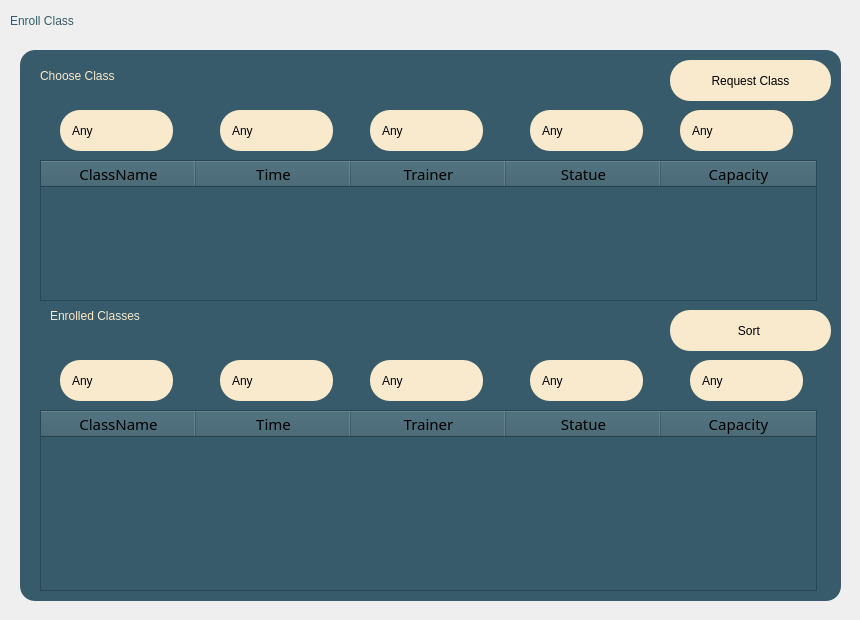
       <widget class="QWidget" name="page_8">
        <widget class="QWidget" name="widget_16" native="true">
         <property name="geometry">
          <rect>
           <x>0</x>
           <y>0</y>
           <width>851</width>
           <height>611</height>
          </rect>
         </property>
         <widget class="QLabel" name="label_196">
          <property name="geometry">
           <rect>
            <x>10</x>
            <y>0</y>
            <width>241</width>
            <height>41</height>
           </rect>
          </property>
          <property name="styleSheet">
           <string notr="true">color: rgb(55, 91, 106);
font: 24pt &quot;Yeasty Flavors&quot;;</string>
          </property>
          <property name="text">
           <string>Enroll Class</string>
          </property>
         </widget>
         <widget class="QTableWidget" name="tableWidget_3">
          <property name="geometry">
           <rect>
            <x>40</x>
            <y>410</y>
            <width>777</width>
            <height>181</height>
           </rect>
          </property>
          <property name="sizePolicy">
           <sizepolicy hsizetype="Maximum" vsizetype="Maximum">
            <horstretch>100</horstretch>
            <verstretch>0</verstretch>
           </sizepolicy>
          </property>
          <property name="font">
           <font>
            <family>Yeasty Flavors</family>
            <pointsize>11</pointsize>
            <italic>false</italic>
            <bold>false</bold>
           </font>
          </property>
          <property name="styleSheet">
           <string notr="true">background-color: rgb(55, 91, 106);
font: 9pt &quot;Segoe UI&quot;;
font: 11pt &quot;Yeasty Flavors&quot;;
</string>
          </property>
          <property name="sizeAdjustPolicy">
           <enum>QAbstractScrollArea::SizeAdjustPolicy::AdjustIgnored</enum>
          </property>
          <property name="dragEnabled">
           <bool>true</bool>
          </property>
          <property name="dragDropMode">
           <enum>QAbstractItemView::DragDropMode::DragDrop</enum>
          </property>
          <property name="textElideMode">
           <enum>Qt::TextElideMode::ElideMiddle</enum>
          </property>
          <property name="gridStyle">
           <enum>Qt::PenStyle::NoPen</enum>
          </property>
          <attribute name="horizontalHeaderDefaultSectionSize">
           <number>155</number>
          </attribute>
          <attribute name="verticalHeaderCascadingSectionResizes">
           <bool>false</bool>
          </attribute>
          <attribute name="verticalHeaderDefaultSectionSize">
           <number>25</number>
          </attribute>
          <column>
           <property name="text">
            <string>ClassName</string>
           </property>
          </column>
          <column>
           <property name="text">
            <string>Time</string>
           </property>
          </column>
          <column>
           <property name="text">
            <string>Trainer</string>
           </property>
          </column>
          <column>
           <property name="text">
            <string>Statue</string>
           </property>
          </column>
          <column>
           <property name="text">
            <string>Capacity</string>
           </property>
          </column>
         </widget>
         <widget class="QLabel" name="label_197">
          <property name="geometry">
           <rect>
            <x>20</x>
            <y>50</y>
            <width>821</width>
            <height>551</height>
           </rect>
          </property>
          <property name="styleSheet">
           <string notr="true">background-color: rgb(55, 91, 106);
    padding: 10px;
color: rgb(0, 0, 0);
font: 9pt &quot;Yeasty Flavors&quot;;
    border: none;
    border-radius: 15px;
hover background-color: #008FC1;</string>
          </property>
          <property name="text">
           <string/>
          </property>
         </widget>
         <widget class="QLabel" name="label_198">
          <property name="geometry">
           <rect>
            <x>50</x>
            <y>300</y>
            <width>251</width>
            <height>31</height>
           </rect>
          </property>
          <property name="styleSheet">
           <string notr="true">background-color: rgba(255, 255, 255, 0);
color: rgb(249, 233, 203);
font: 20pt &quot;Yeasty Flavors&quot;;</string>
          </property>
          <property name="text">
           <string>Enrolled Classes</string>
          </property>
         </widget>
         <widget class="QLineEdit" name="lineEdit_10">
          <property name="geometry">
           <rect>
            <x>690</x>
            <y>360</y>
            <width>113</width>
            <height>41</height>
           </rect>
          </property>
          <property name="styleSheet">
           <string notr="true">background-color: rgb(249, 234, 205);
    padding: 0px;
padding-left:10px;
color: rgb(0, 0, 0);
font: 12pt &quot;Yeasty Flavors&quot;;
    border: none;
    border-radius: 20px;
hover background-color: #008FC1;</string>
          </property>
          <property name="text">
           <string>Any</string>
          </property>
         </widget>
         <widget class="QLineEdit" name="lineEdit_7">
          <property name="geometry">
           <rect>
            <x>220</x>
            <y>360</y>
            <width>113</width>
            <height>41</height>
           </rect>
          </property>
          <property name="styleSheet">
           <string notr="true">background-color: rgb(249, 234, 205);
    padding: 0px;
padding-left:10px;
color: rgb(0, 0, 0);
font: 12pt &quot;Yeasty Flavors&quot;;
    border: none;
    border-radius: 20px;
hover background-color: #008FC1;</string>
          </property>
          <property name="text">
           <string>Any</string>
          </property>
         </widget>
         <widget class="QLineEdit" name="lineEdit_6">
          <property name="geometry">
           <rect>
            <x>60</x>
            <y>360</y>
            <width>113</width>
            <height>41</height>
           </rect>
          </property>
          <property name="styleSheet">
           <string notr="true">background-color: rgb(249, 234, 205);
    padding: 0px;
padding-left:10px;
color: rgb(0, 0, 0);
font: 12pt &quot;Yeasty Flavors&quot;;
    border: none;
    border-radius: 20px;
hover background-color: #008FC1;</string>
          </property>
          <property name="text">
           <string>Any</string>
          </property>
         </widget>
         <widget class="QPushButton" name="Dashboard_16">
          <property name="geometry">
           <rect>
            <x>670</x>
            <y>60</y>
            <width>161</width>
            <height>41</height>
           </rect>
          </property>
          <property name="styleSheet">
           <string notr="true">background-color: rgb(249, 234, 205);
    padding: 10px;
color: rgb(0, 0, 0);
font: 9pt &quot;Yeasty Flavors&quot;;
    border: none;
    border-radius: 20px;
hover background-color: #008FC1;</string>
          </property>
          <property name="text">
           <string>Request Class</string>
          </property>
         </widget>
         <widget class="QLineEdit" name="lineEdit_8">
          <property name="geometry">
           <rect>
            <x>370</x>
            <y>360</y>
            <width>113</width>
            <height>41</height>
           </rect>
          </property>
          <property name="styleSheet">
           <string notr="true">background-color: rgb(249, 234, 205);
    padding: 0px;
padding-left:10px;
color: rgb(0, 0, 0);
font: 12pt &quot;Yeasty Flavors&quot;;
    border: none;
    border-radius: 20px;
hover background-color: #008FC1;</string>
          </property>
          <property name="text">
           <string>Any</string>
          </property>
         </widget>
         <widget class="QLineEdit" name="lineEdit_9">
          <property name="geometry">
           <rect>
            <x>530</x>
            <y>360</y>
            <width>113</width>
            <height>41</height>
           </rect>
          </property>
          <property name="styleSheet">
           <string notr="true">background-color: rgb(249, 234, 205);
    padding: 0px;
padding-left:10px;
color: rgb(0, 0, 0);
font: 12pt &quot;Yeasty Flavors&quot;;
    border: none;
    border-radius: 20px;
hover background-color: #008FC1;</string>
          </property>
          <property name="text">
           <string>Any</string>
          </property>
         </widget>
         <widget class="QPushButton" name="Dashboard_17">
          <property name="geometry">
           <rect>
            <x>670</x>
            <y>310</y>
            <width>161</width>
            <height>41</height>
           </rect>
          </property>
          <property name="styleSheet">
           <string notr="true">background-color: rgb(249, 234, 205);
    padding: 10px;
color: rgb(0, 0, 0);
font: 9pt &quot;Yeasty Flavors&quot;;
    border: none;
    border-radius: 20px;
hover background-color: #008FC1;</string>
          </property>
          <property name="text">
           <string>Sort </string>
          </property>
         </widget>
         <widget class="QLineEdit" name="lineEdit_11">
          <property name="geometry">
           <rect>
            <x>60</x>
            <y>110</y>
            <width>113</width>
            <height>41</height>
           </rect>
          </property>
          <property name="styleSheet">
           <string notr="true">background-color: rgb(249, 234, 205);
    padding: 0px;
padding-left:10px;
color: rgb(0, 0, 0);
font: 12pt &quot;Yeasty Flavors&quot;;
    border: none;
    border-radius:20px;
hover background-color: #008FC1</string>
          </property>
          <property name="text">
           <string>Any</string>
          </property>
         </widget>
         <widget class="QTableWidget" name="tableWidget_4">
          <property name="geometry">
           <rect>
            <x>40</x>
            <y>160</y>
            <width>777</width>
            <height>141</height>
           </rect>
          </property>
          <property name="sizePolicy">
           <sizepolicy hsizetype="Maximum" vsizetype="Maximum">
            <horstretch>100</horstretch>
            <verstretch>0</verstretch>
           </sizepolicy>
          </property>
          <property name="font">
           <font>
            <family>Yeasty Flavors</family>
            <pointsize>11</pointsize>
            <italic>false</italic>
            <bold>false</bold>
           </font>
          </property>
          <property name="styleSheet">
           <string notr="true">background-color: rgb(55, 91, 106);
font: 9pt &quot;Segoe UI&quot;;
font: 11pt &quot;Yeasty Flavors&quot;;
</string>
          </property>
          <property name="sizeAdjustPolicy">
           <enum>QAbstractScrollArea::SizeAdjustPolicy::AdjustIgnored</enum>
          </property>
          <property name="dragEnabled">
           <bool>true</bool>
          </property>
          <property name="dragDropMode">
           <enum>QAbstractItemView::DragDropMode::DragDrop</enum>
          </property>
          <property name="textElideMode">
           <enum>Qt::TextElideMode::ElideMiddle</enum>
          </property>
          <property name="gridStyle">
           <enum>Qt::PenStyle::NoPen</enum>
          </property>
          <attribute name="horizontalHeaderDefaultSectionSize">
           <number>155</number>
          </attribute>
          <attribute name="verticalHeaderCascadingSectionResizes">
           <bool>false</bool>
          </attribute>
          <attribute name="verticalHeaderDefaultSectionSize">
           <number>25</number>
          </attribute>
          <column>
           <property name="text">
            <string>ClassName</string>
           </property>
          </column>
          <column>
           <property name="text">
            <string>Time</string>
           </property>
          </column>
          <column>
           <property name="text">
            <string>Trainer</string>
           </property>
          </column>
          <column>
           <property name="text">
            <string>Statue</string>
           </property>
          </column>
          <column>
           <property name="text">
            <string>Capacity</string>
           </property>
          </column>
         </widget>
         <widget class="QLineEdit" name="lineEdit_12">
          <property name="geometry">
           <rect>
            <x>220</x>
            <y>110</y>
            <width>113</width>
            <height>41</height>
           </rect>
          </property>
          <property name="styleSheet">
           <string notr="true">background-color: rgb(249, 234, 205);
    padding: 0px;
padding-left:10px;
color: rgb(0, 0, 0);
font: 12pt &quot;Yeasty Flavors&quot;;
    border: none;
    border-radius: 20px;
hover background-color: #008FC1;</string>
          </property>
          <property name="text">
           <string>Any</string>
          </property>
         </widget>
         <widget class="QLineEdit" name="lineEdit_13">
          <property name="geometry">
           <rect>
            <x>370</x>
            <y>110</y>
            <width>113</width>
            <height>41</height>
           </rect>
          </property>
          <property name="styleSheet">
           <string notr="true">background-color: rgb(249, 234, 205);
    padding: 0px;
padding-left:10px;
color: rgb(0, 0, 0);
font: 12pt &quot;Yeasty Flavors&quot;;
    border: none;
    border-radius: 20px;
hover background-color: #008FC1;</string>
          </property>
          <property name="text">
           <string>Any</string>
          </property>
         </widget>
         <widget class="QLineEdit" name="lineEdit_14">
          <property name="geometry">
           <rect>
            <x>530</x>
            <y>110</y>
            <width>113</width>
            <height>41</height>
           </rect>
          </property>
          <property name="styleSheet">
           <string notr="true">background-color: rgb(249, 234, 205);
    padding: 0px;
padding-left:10px;
color: rgb(0, 0, 0);
font: 12pt &quot;Yeasty Flavors&quot;;
    border: none;
    border-radius: 20px;
hover background-color: #008FC1;</string>
          </property>
          <property name="text">
           <string>Any</string>
          </property>
         </widget>
         <widget class="QLineEdit" name="lineEdit_15">
          <property name="geometry">
           <rect>
            <x>680</x>
            <y>110</y>
            <width>113</width>
            <height>41</height>
           </rect>
          </property>
          <property name="styleSheet">
           <string notr="true">background-color: rgb(249, 234, 205);
    padding: 0px;
padding-left:10px;
color: rgb(0, 0, 0);
font: 12pt &quot;Yeasty Flavors&quot;;
    border: none;
    border-radius: 20px;
hover background-color: #008FC1;</string>
          </property>
          <property name="text">
           <string>Any</string>
          </property>
         </widget>
         <widget class="QLabel" name="label_199">
          <property name="geometry">
           <rect>
            <x>40</x>
            <y>60</y>
            <width>251</width>
            <height>31</height>
           </rect>
          </property>
          <property name="styleSheet">
           <string notr="true">background-color: rgba(255, 255, 255, 0);
color: rgb(249, 233, 203);
font: 20pt &quot;Yeasty Flavors&quot;;</string>
          </property>
          <property name="text">
           <string>Choose Class</string>
          </property>
         </widget>
         <zorder>label_197</zorder>
         <zorder>tableWidget_3</zorder>
         <zorder>label_196</zorder>
         <zorder>label_198</zorder>
         <zorder>lineEdit_10</zorder>
         <zorder>lineEdit_7</zorder>
         <zorder>lineEdit_6</zorder>
         <zorder>Dashboard_16</zorder>
         <zorder>lineEdit_8</zorder>
         <zorder>lineEdit_9</zorder>
         <zorder>Dashboard_17</zorder>
         <zorder>lineEdit_11</zorder>
         <zorder>tableWidget_4</zorder>
         <zorder>lineEdit_12</zorder>
         <zorder>lineEdit_13</zorder>
         <zorder>lineEdit_14</zorder>
         <zorder>lineEdit_15</zorder>
         <zorder>label_199</zorder>
        </widget>
       </widget>
